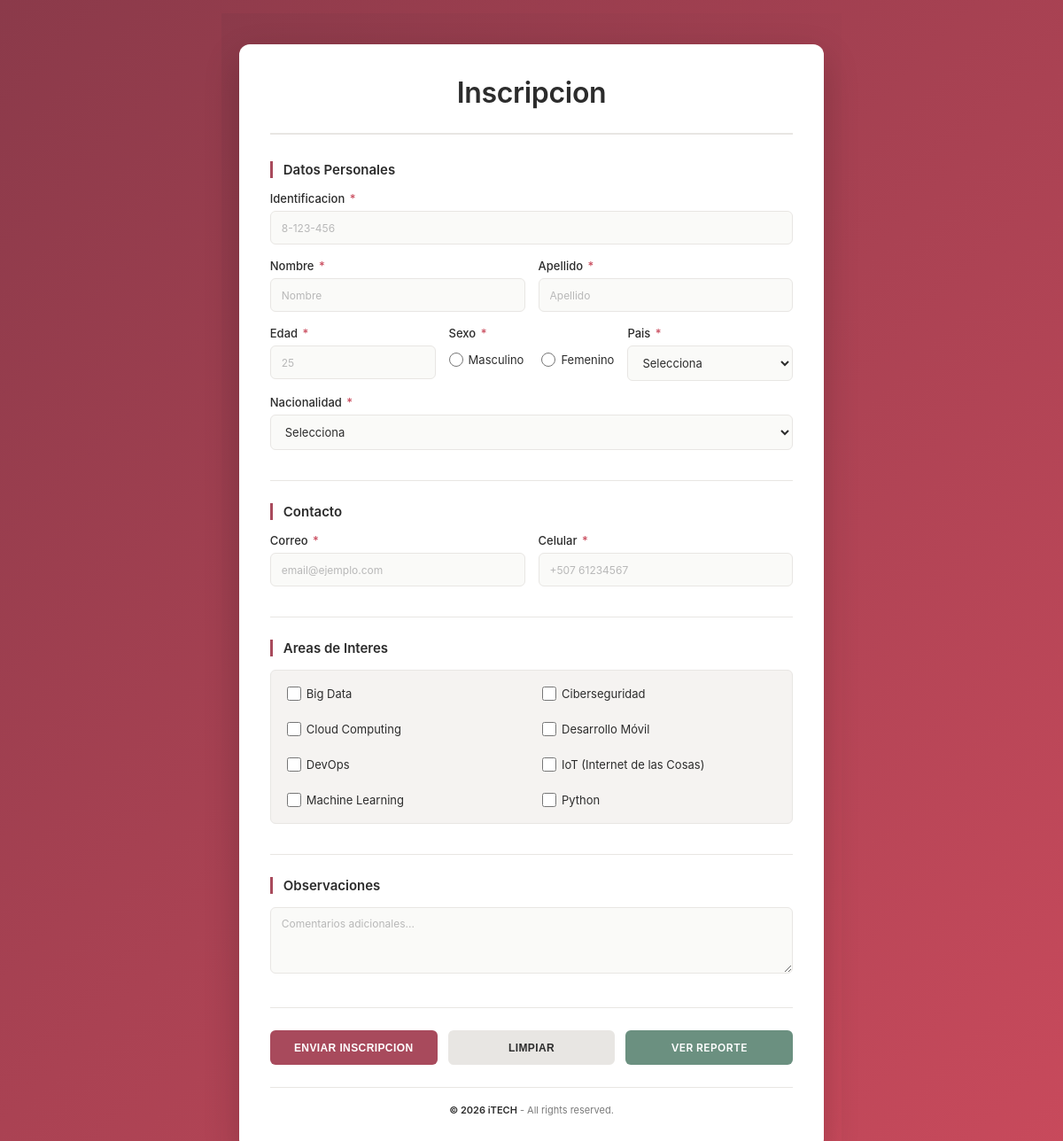
The page / on the database its author committed.
### tables this page shows
CREATE TABLE areas_interes (
    id     INT          AUTO_INCREMENT PRIMARY KEY,
    nombre VARCHAR(100) NOT NULL UNIQUE
);

### public/index.php (the view, shortened to what this page needs)
<?php
$conexion_obj = new Conexion();
$conexion = $conexion_obj->conexion;
$areas = $conexion->query("SELECT id, nombre FROM areas_interes ORDER BY nombre")->fetch_all(MYSQLI_ASSOC);
?>
<!DOCTYPE html>
<html lang="es">
<head>
    <link rel="stylesheet" href="../assets/css/estilos.css">
</head>
<body>
    <div class="contenedor">
        <div class="encabezado">
            <h1>Inscripcion</h1>
        </div>
        <form id="formulario" method="POST" action="procesar.php" novalidate>
            <div class="seccion">
                <div class="seccion-titulo">Datos Personales</div>
                <div class="grupo">
                    <label>Identificacion <span class="required">*</span></label>
                    <input type="text" name="identificacion" placeholder="8-123-456" required>
                </div>
                <div class="grupo dos-col">
                    <div>
                        <label>Nombre <span class="required">*</span></label>
                        <input type="text" name="nombre" placeholder="Nombre" required>
                    </div>
                    <div>
                        <label>Apellido <span class="required">*</span></label>
                        <input type="text" name="apellido" placeholder="Apellido" required>
                    </div>
                </div>
                <div class="grupo tres-col">
                    <div>
                        <label>Edad <span class="required">*</span></label>
                        <input type="number" name="edad" min="13" max="120" placeholder="25" required>
                    </div>
                    <div>
                        <label>Sexo <span class="required">*</span></label>
                        <div class="radio-group">
                            <div class="radio-option">
                                <input type="radio" name="sexo" value="Masculino" id="sexo-m" required>
                                <label for="sexo-m">Masculino</label>
                            </div>
                            <div class="radio-option">
                                <input type="radio" name="sexo" value="Femenino" id="sexo-f" required>
                                <label for="sexo-f">Femenino</label>
                            </div>
                        </div>
                    </div>
                    <div>
                        <label>Pais <span class="required">*</span></label>
                        <select name="pais_residencia_id" required>
                            <option value="">Selecciona</option>
                        </select>
                    </div>
                </div>
                <div class="grupo">
                    <label>Nacionalidad <span class="required">*</span></label>
                    <select name="nacionalidad_id" required>
                        <option value="">Selecciona</option>
                    </select>
                </div>
            </div>
            <div class="seccion">
                <div class="seccion-titulo">Contacto</div>
                <div class="grupo dos-col">
                    <div>
                        <label>Correo <span class="required">*</span></label>
                        <input type="email" name="correo" placeholder="email@ejemplo.com" required>
                    </div>
                    <div>
                        <label>Celular <span class="required">*</span></label>
                        <input type="tel" name="celular" placeholder="+507 61234567" required>
                    </div>
                </div>
            </div>
            <div class="seccion">
                <div class="seccion-titulo">Areas de Interes</div>
                <div class="grupo grupo-areas">
                    <div class="checkboxes">
                        <?php foreach($areas as $a): ?>
                            <div class="checkbox-item">
                                <input type="checkbox" name="areas[]" value="<?= $a['id'] ?>" id="area-<?= $a['id'] ?>">
                                <label for="area-<?= $a['id'] ?>"><?= $a['nombre'] ?></label>
                            </div>
                        <?php endforeach; ?>
                    </div>
                </div>
            </div>
            <div class="seccion">
                <div class="seccion-titulo">Observaciones</div>
                <div class="grupo">
                    <textarea name="observaciones" placeholder="Comentarios adicionales..."></textarea>
                </div>
            </div>
            <div class="botones">
                <button type="submit" class="btn-enviar">Enviar Inscripcion</button>
                <button type="reset" class="btn-limpiar">Limpiar</button>
                <a href="reporte.php" class="btn-excel" style="display: flex; align-items: center; justify-content: center;">Ver Reporte</a>
            </div>
        </form>
        <div class="pie-pagina">
    <p><strong>© <?= date('Y') ?> iTECH</strong> - All rights reserved. </p>
</div>
    </div>
</body>
</html>

### assets/css/estilos.css (style rules this page uses)
* { margin: 0; padding: 0; box-sizing: border-box; }
:root { --primary: #a84a5c; --primary-dark: #8b3a4a; --accent: #d4576d; --success: #6b9080; --danger: #c94a5c; --light: #f5f3f1; --gray: #7a7a7a; --dark: #2c2c2c; --border: #e8e6e3; }
html, body { font-family: -apple-system, BlinkMacSystemFont, 'Segoe UI', Roboto, sans-serif; background: linear-gradient(135deg, #8b3a4a 0%, #c94a5c 100%); min-height: 100vh; display: flex; justify-content: center; align-items: center; padding: 15px 20px; }
.contenedor { background: white; border-radius: 12px; box-shadow: 0 15px 40px rgba(0, 0, 0, 0.2); max-width: 900px; width: 100%; padding: 35px; max-height: 95vh; overflow-y: auto; }
.encabezado { text-align: center; margin-bottom: 30px; padding-bottom: 20px; border-bottom: 2px solid var(--border); }
.encabezado h1 { font-size: 32px; color: var(--dark); margin-bottom: 6px; font-weight: 600; letter-spacing: -0.3px; }
.seccion { margin-bottom: 25px; padding-bottom: 18px; border-bottom: 1px solid var(--border); }
.seccion-titulo { font-size: 15px; font-weight: 600; color: var(--dark); margin-bottom: 15px; padding-left: 12px; border-left: 3px solid var(--primary); }
.grupo { margin-bottom: 16px; position: relative; }
.grupo.dos-col { display: grid; grid-template-columns: 1fr 1fr; gap: 15px; }
.grupo.tres-col { display: grid; grid-template-columns: 1fr 1fr 1fr; gap: 15px; }
.grupo > div { width: 100%; }
label { display: block; margin-bottom: 6px; color: var(--dark); font-weight: 500; font-size: 13px; }
.required { color: var(--danger); margin-left: 2px; }
input[type="text"], input[type="email"], input[type="tel"], input[type="number"], select, textarea { width: 100%; padding: 10px 12px; border: 1px solid var(--border); border-radius: 6px; font-family: inherit; font-size: 13px; background-color: #fafaf8; color: var(--dark); transition: all 0.2s ease; }
input::placeholder, textarea::placeholder { color: #b8b8b8; font-size: 12px; }
textarea { resize: vertical; min-height: 75px; font-family: inherit; }
.radio-group { display: flex; gap: 20px; margin-top: 8px; flex-wrap: wrap; }
.radio-option { display: flex; align-items: center; cursor: pointer; padding: 6px 0; }
input[type="radio"] { width: 16px; height: 16px; margin-right: 6px; cursor: pointer; accent-color: var(--primary); }
.radio-option label { margin-bottom: 0; cursor: pointer; font-weight: 400; font-size: 13px; }
.checkboxes { display: grid; grid-template-columns: 1fr 1fr; gap: 12px; margin-top: 10px; padding: 12px; background-color: var(--light); border: 1px solid var(--border); border-radius: 6px; }
.checkbox-item { display: flex; align-items: center; cursor: pointer; padding: 6px; }
input[type="checkbox"] { width: 16px; height: 16px; margin-right: 6px; cursor: pointer; accent-color: var(--primary); }
.checkbox-item label { margin-bottom: 0; cursor: pointer; font-weight: 400; font-size: 13px; }
.botones { display: grid; grid-template-columns: 1fr 1fr 1fr; gap: 12px; margin-top: 25px; }
button { padding: 12px 20px; border: none; border-radius: 6px; font-size: 12px; font-weight: 600; cursor: pointer; transition: all 0.2s ease; text-transform: uppercase; letter-spacing: 0.4px; }
.btn-enviar { background-color: var(--primary); color: white; }
.btn-limpiar { background-color: var(--border); color: var(--dark); }
.btn-excel, .btn-volver { display: inline-block; padding: 12px 20px; text-decoration: none; border-radius: 6px; font-weight: 600; cursor: pointer; transition: all 0.2s ease; text-transform: uppercase; font-size: 12px; letter-spacing: 0.4px; border: none; }
.btn-excel { background-color: var(--success); color: white; }
.pie-pagina { text-align: center; margin-top: 25px; padding-top: 15px; border-top: 1px solid var(--border); color: var(--gray); font-size: 11px; }
.pie-pagina p { margin: 3px 0; }
.pie-pagina strong { color: var(--dark); font-weight: 600; }

### rows shown on the page
areas_interes: nombre "Big Data"
areas_interes: nombre "Ciberseguridad"
areas_interes: nombre "Cloud Computing"
areas_interes: nombre "Desarrollo Móvil"
areas_interes: nombre "DevOps"
areas_interes: nombre "IoT (Internet de las Cosas)"
areas_interes: nombre "Machine Learning"
areas_interes: nombre "Python"
